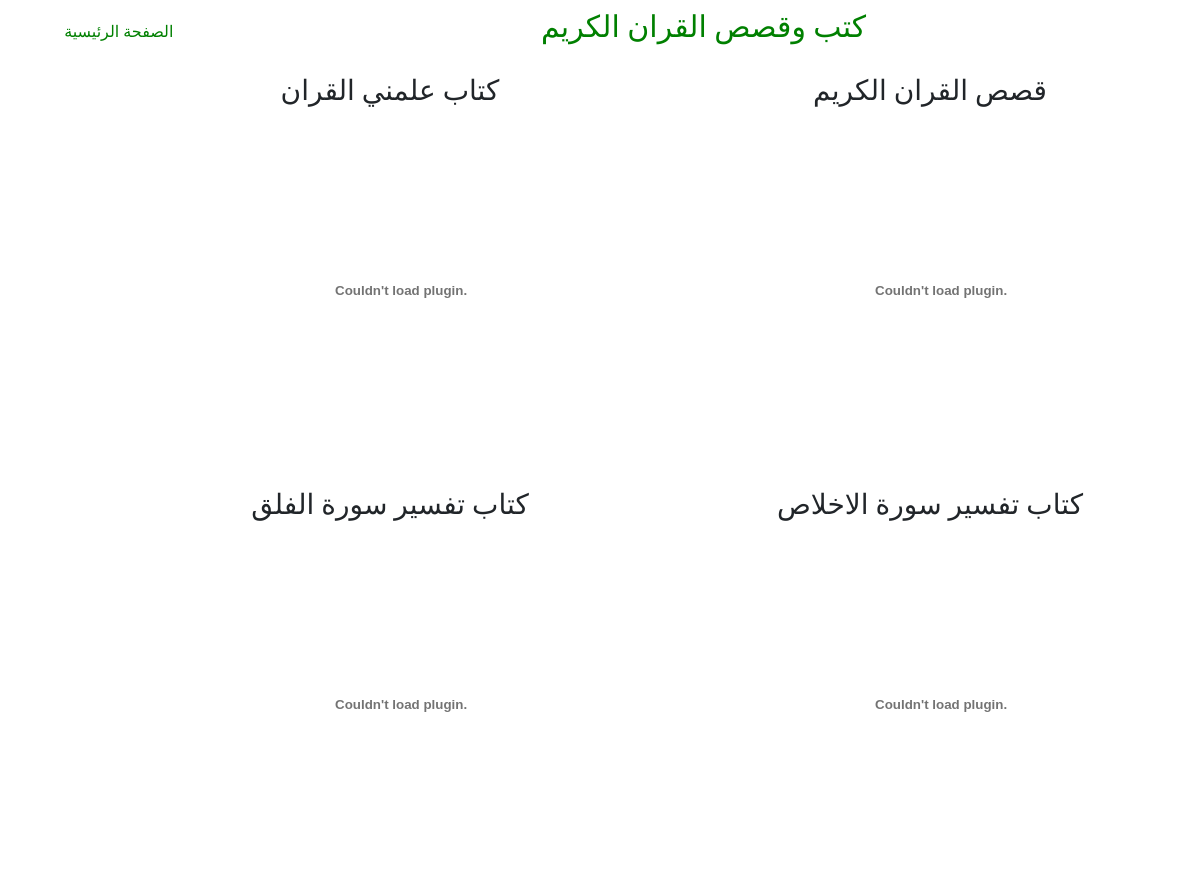
Page /bookquran.php on the committed database.
### tables this page shows
CREATE TABLE `books` (
  `book_id` int(20) NOT NULL,
  `book_name` text NOT NULL,
  `book_number` int(20) NOT NULL,
  `file_url` text NOT NULL,
  `department_id` int(20) NOT NULL
);

### bookquran.php (the view, shortened to what this page needs)
<!DOCTYPE html>
<html lang="en">
<head>
    <link rel="stylesheet" href="https://cdn.jsdelivr.net/npm/bootstrap@4.6.0/dist/css/bootstrap.min.css"
>
</head>
<body >
<section class="sectiontitlebook ">
       <h2 class="section-title-book">  كتب وقصص القران الكريم  </h2>
       <span class="link2"><a href="indexs.php" style="text-decoration: none;" class="hover-title">الصفحة الرئيسية</a></span>
</section>
<?php
include 'database.php';
              $bookquran = @mysqli_query($con,"SELECT book_name,file_url FROM books WHERE department_id=5");
             if(@mysqli_num_rows($bookquran) == 0)
	          echo"Errro: No lesson founded";
             else{
	        while($qurans = @mysqli_fetch_array($bookquran)){
 ?>
            <div class="content-book">
                  <div class="book-content">
                  <h3 class="book_title "><?php echo $qurans['book_name']; ?></h3>
                   <div class="bookpdf">
                   <embed  src="Admin/upload/<?php echo $qurans['file_url'];?>" width="100%" height="340px"/>
                   </div>
                   </div>
            </div>
<?php
            }}
?>
</body>
</html>

### bookquran.php (style rules this page uses)
html { direction: rtl; }
body { direction: rtl; font-family:"tajawal",sans-serif; text-align: right; }
.sectiontitlebook { width: 100%; padding: 9px; color:green; }
.section-title-book { display: inline-block; text-align: left; width: 55%; font-size: 30px; }
.link2 { display: inline-block; width: 40%; text-align: left; }
.hover-title { color: green; }
.content-book { width: 37%; height: 400px; float: right; margin: 7px 4%; }
.book_title { height: 25%; padding: 5px; text-align: center; }
.bookpdf { height: 90%; padding-left:5% ; }

### rows in the picture
books: book_name "قصص القران الكريم"
books: book_name "كتاب علمني القران"
books: book_name "كتاب تفسير سورة الاخلاص"
books: book_name "كتاب تفسير سورة الفلق"
